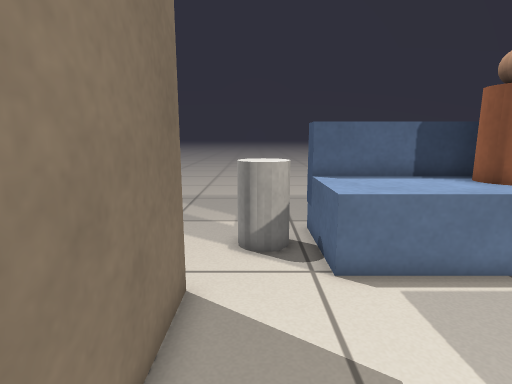
View 1 (above)

21 first-person views from a walk through a robot-simulator world made for Gazebo. The camera is 0.69 m above the floor, tilts 10° down and sees 80° across. The floor is counted in squares, 0.2 m on a side. Each view is taken from the middle of a square. On the plan, view 1 faces up. The plan holds only what a view shows up to about 20 squares ahead; the rest is blank. The robots in the file are not drawn.

View 2
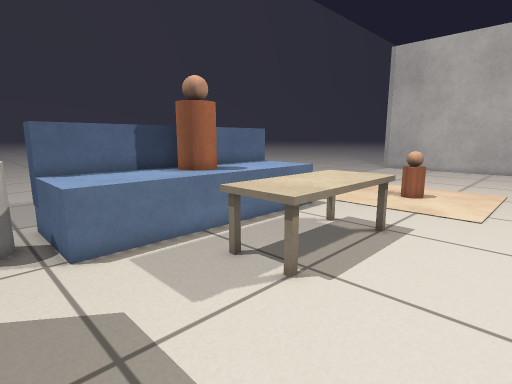

View 3
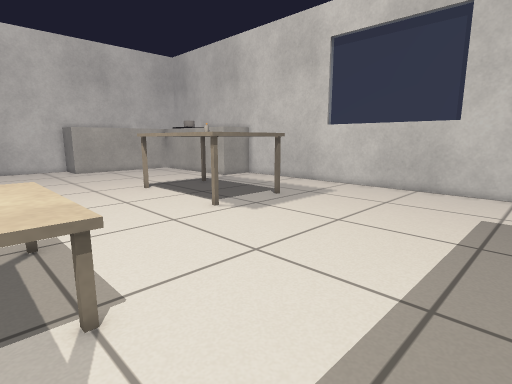

View 4
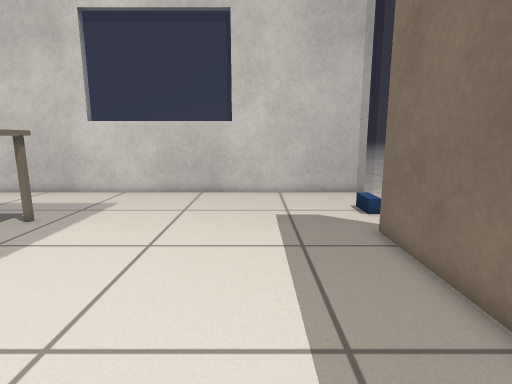

View 5
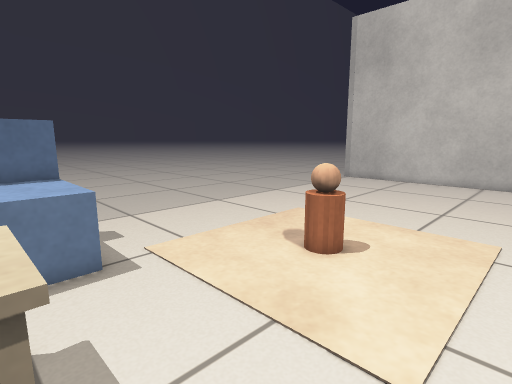

View 6
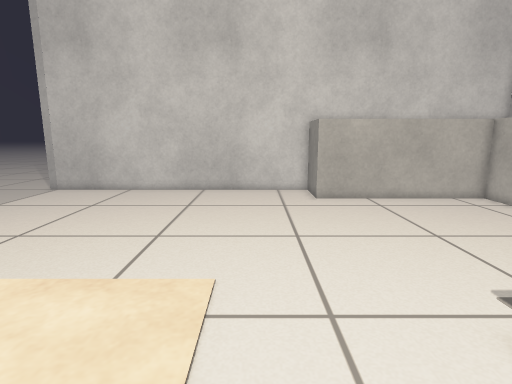

View 7
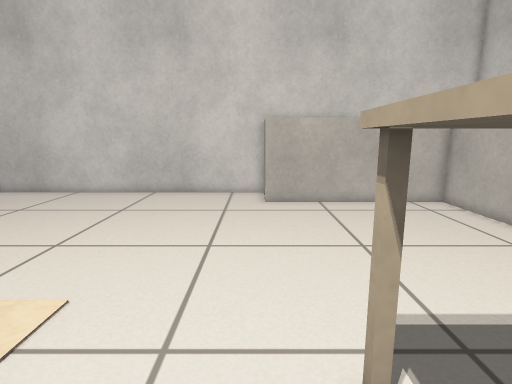

View 8
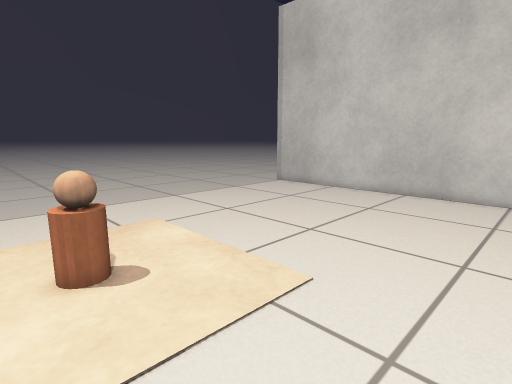

View 9
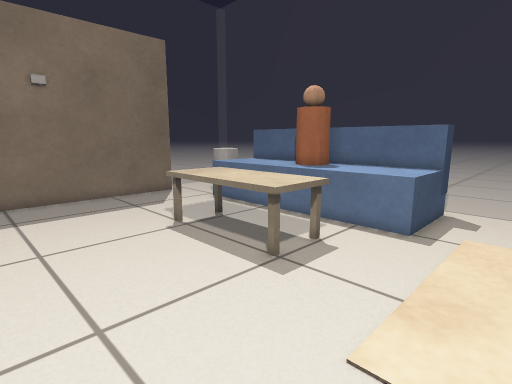

View 10
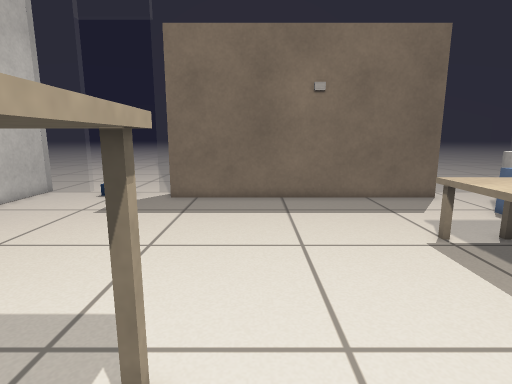

View 11
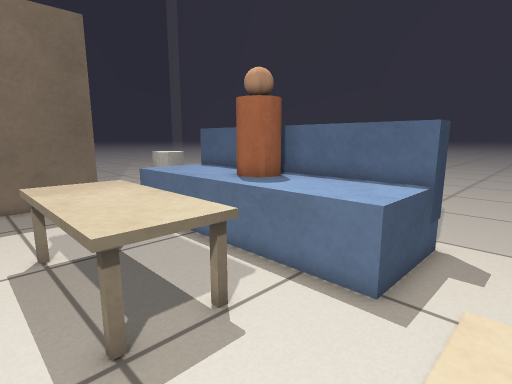

View 12
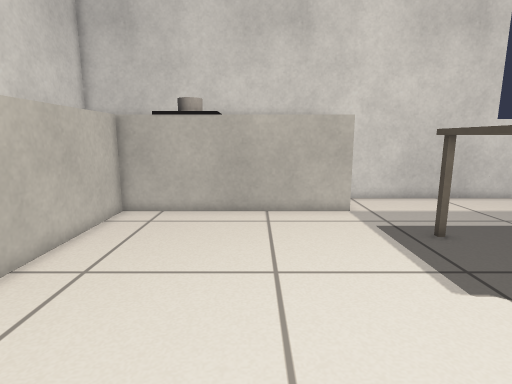

View 13
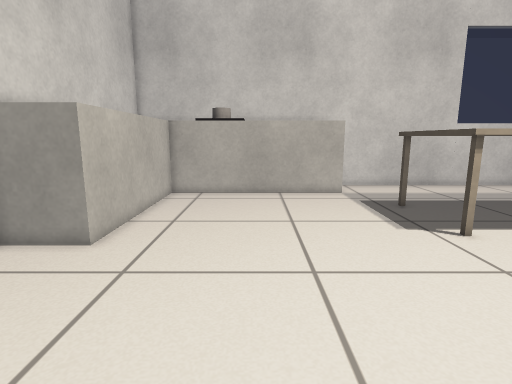

View 14
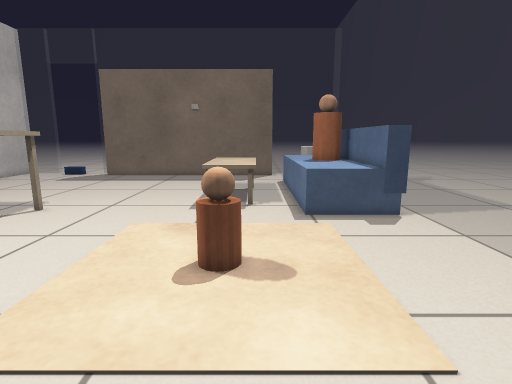

View 15
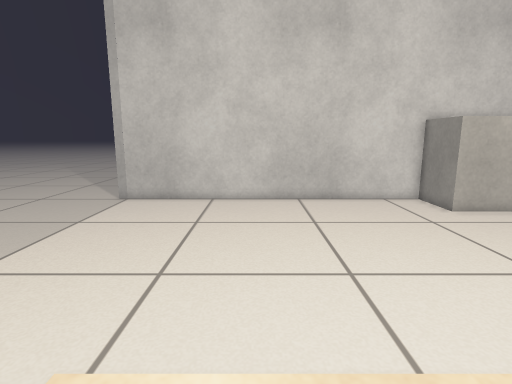

View 16
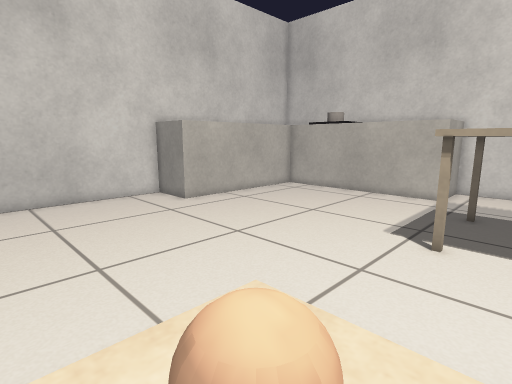

View 17
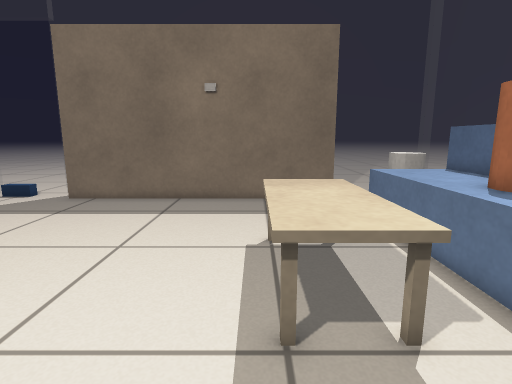

View 18
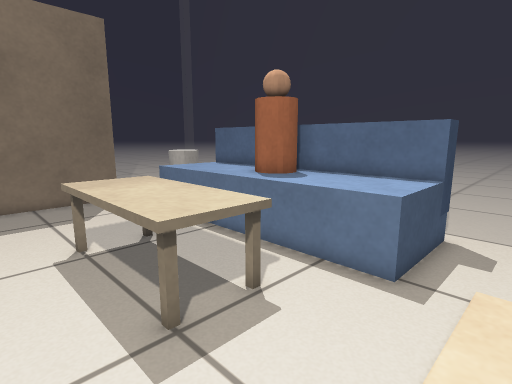

View 19
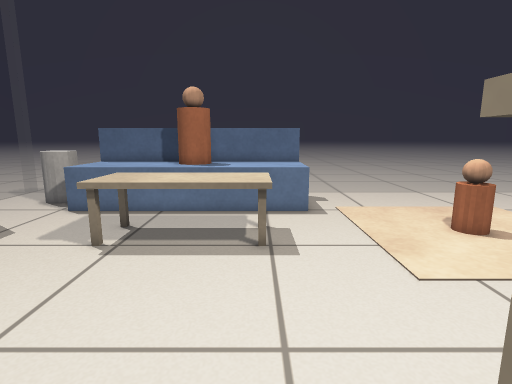

View 20
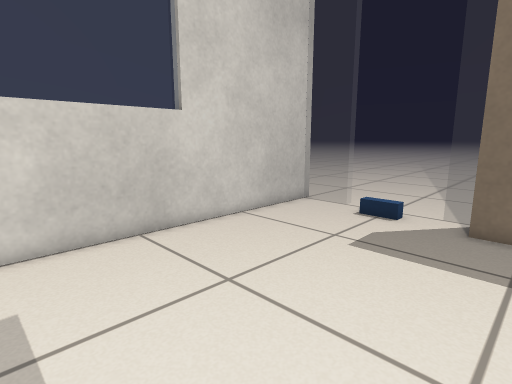

View 21
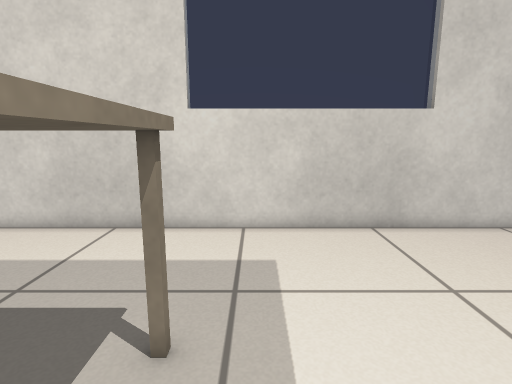

### Floor plan
Key: @ floor where view 1 was taken; # wall or solid block; . floor; = window, fence, low wall or low ledge; C white cylinder; B blue box; E beige ball; I beige cylinder; G beige box; T thing the floor can be seen under or through; R grey box.
Columns run from 5 left of view 1 to 37 right of it. Each row starts with its distance up from view 1.
 14   ...            ...............  .........
 13  =======         ==========================
 12  =... .#         ##.......................#
 11  =... .############.......................#
 10  =...CCBBBBBEEBBBBB.......................#
  9  =...CCBBBBBEEIBBBB.......................#
  8  =.....BBBBBBBBBBBB.......................#
  7    ....BBBBBBBBBBBB.......................#
  6    #......................................#
  5    #.......GGGGGG.........................#
  4    #.......GGGGGG.......IE................#
  3    #.......GGGGGG.........................#
  2    #.......GGGGGG.........................#
  1    #......................................#
  0    #.@....................................#
 -1    #......................................#
 -2    #......................................#
 -3    #......................................#
 -4    #......................................#
 -5    #..............TTTTTTTT.............RRR#
 -6    #.............TT      TT............R  #
 -7    #.............T        T............R  #
 -8    #.............T        T............R  #
 -9    #.............T        T............R  #
-10 .=...............TT      TT............R  #
-11 ..................T      T.............R  #
-12 .......................................R  #
-13    ....................................R  #
-14  ...........................###########R  #
-15 .=..........................#      ##     #
-16 .=..........................#      #      #
-17 .=..........................#      #      #
-18 .##########################################

Where each view was taken, in squares from view 1:
view 1: 0 up, 0 right, facing up
view 2: 2 down, 0 right, facing up-right
view 3: 4 up, 0 right, facing down-right
view 4: 2 up, 3 right, facing down
view 5: 1 down, 11 right, facing up-right
view 6: 1 down, 16 right, facing right
view 7: 4 down, 17 right, facing right
view 8: 4 down, 17 right, facing up-right
view 9: 4 down, 17 right, facing up-left
view 10: 4 down, 16 right, facing left
view 11: 1 up, 16 right, facing up-left
view 12: 0 up, 27 right, facing down
view 13: 5 up, 28 right, facing down
view 14: 5 up, 27 right, facing left
view 15: 5 up, 19 right, facing right
view 16: 5 up, 18 right, facing down-right
view 17: 2 up, 16 right, facing left
view 18: 0 up, 16 right, facing up-left
view 19: 7 down, 11 right, facing up
view 20: 7 down, 11 right, facing down-left
view 21: 6 down, 11 right, facing down
